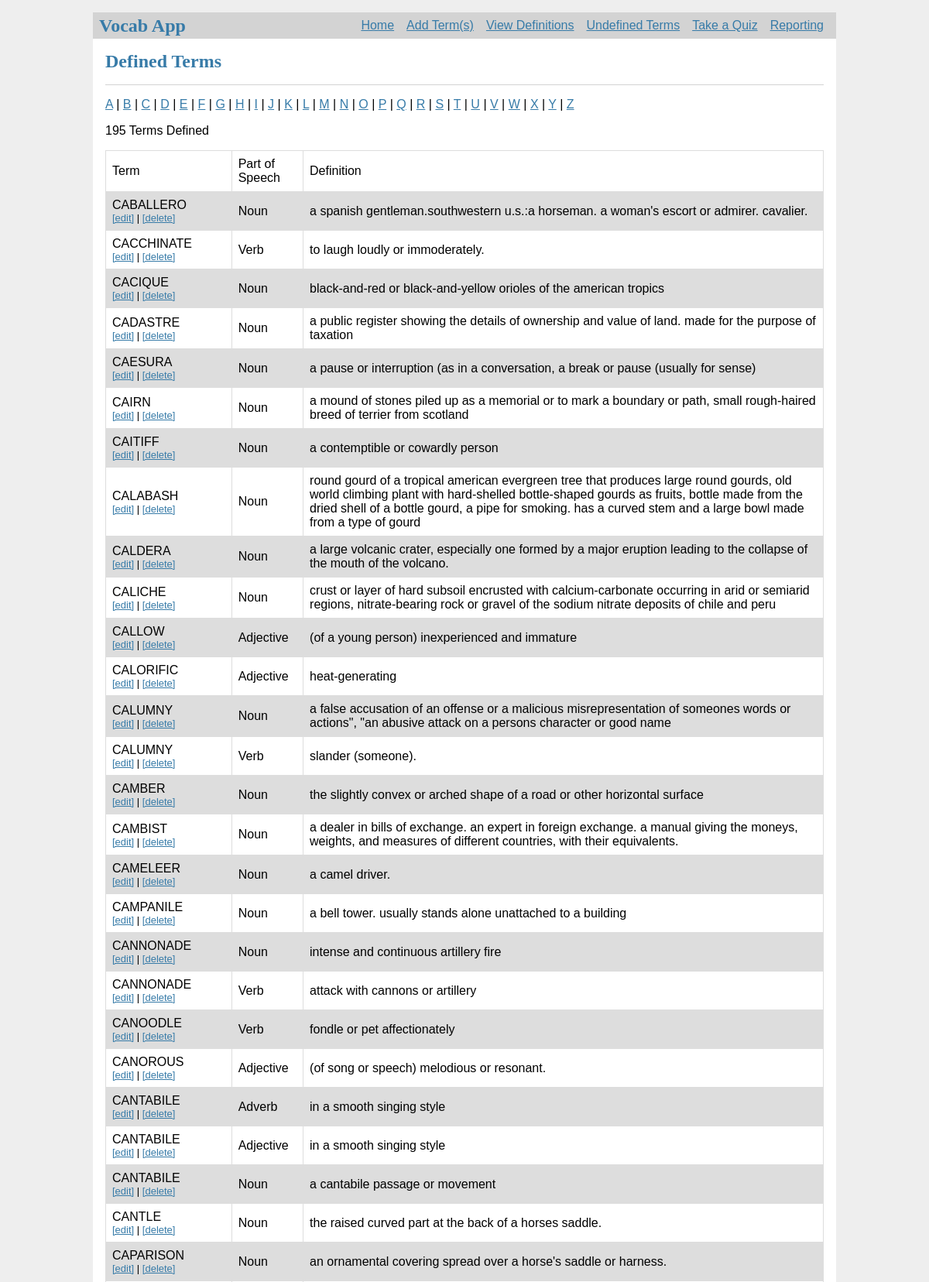
Page /defined/c (upper part) on the committed database.
### tables this page shows
CREATE TABLE "defined" (
	`id`	INTEGER,
	`term`	TEXT,
	`part_of_speech`	TEXT,
	`definition`	TEXT,
	`quizzed`	INTEGER,
	`correct`	INTEGER,
	`date_added`	TEXT,
	PRIMARY KEY(`id`)
);

### flask-sqlite.py (the view)
@app.route('/defined')
@app.route('/defined/<alpha>')
def deflist(alpha=None):
    con = sql.connect("vocab.db")
    con.row_factory = sql.Row
    cur = con.cursor()
    if (alpha is None):
        cur.execute("select * from defined order by term")
    else:
        alpha = alpha + "%"
        qry = "select * from defined where term like('"
        qry = qry + alpha + "%') order by term"
        cur.execute(qry)
    rows = cur.fetchall()
    num_words = len(rows)
    return render_template("list.html", rows=rows, num_words=num_words)

### templates/list.html
{% extends 'base.html' %}
{% block header %}
  <h2>{% block title %}Defined Terms{% endblock %}</h2>
{% endblock %}
{% block content %}
   <p> <a href = "/defined/a">A</a> | <a href = "/defined/b">B</a> | <a href = "/defined/c">C</a> | <a href = "/defined/d">D</a> | <a href = "/defined/e">E</a> | <a href = "/defined/f">F</a> | <a href = "/defined/g">G</a> | <a href = "/defined/h">H</a> | <a href = "/defined/i">I</a> | <a href = "/defined/j">J</a> | <a href = "/defined/k">K</a> | <a href = "/defined/l">L</a> | <a href = "/defined/m">M</a> | <a href = "/defined/n">N</a> | <a href = "/defined/o">O</a> | <a href = "/defined/p">P</a> | <a href = "/defined/q">Q</a> | <a href = "/defined/r">R</a> | <a href = "/defined/s">S</a> | <a href = "/defined/t">T</a> | <a href = "/defined/u">U</a> | <a href = "/defined/v">V</a> | <a href = "/defined/w">W</a> | <a href = "/defined/x">X</a> | <a href = "/defined/y">Y</a> | <a href = "/defined/z">Z</a></p>
   <p>{{ num_words }} Terms Defined</p>
      <table id="basictable">
         <thead>
            <td>Term</td>
            <td>Part of Speech</td>
            <td>Definition</td>
         </thead>
         {% for row in rows %}
            <tr class="{{ loop.cycle('odd', 'even') }}">
               <td>{{row["term"]}}<br><a href="{{ url_for('edit_term', termid = row["id"]) }}"><div class="sm">[edit]</a>  |  <a href="{{ url_for('delete_term', termid = row["id"]) }}" onclick="return confirm('Are you sure you want to delete this item?');">[delete]</div></a></td>
               <td>{{row["part_of_speech"]}}</td>
               <td> {{ row["definition"]}}</td>
            </tr>
         {% endfor %}
      </table>
{% endblock %}

### static/style.css (style rules this page uses)
.odd { background-color: #ddd; }
#basictable { border-collapse: collapse; }
#basictable td, #basictable th { border: 1px solid #ddd; padding: 8px; }
div.sm { font-size: small; }
h1, h2, h3, h4, h5, h6 { font-family: serif; color: #377ba8; margin: 1rem 0; }
a { color: #377ba8; }

### rows in the picture
defined: term "CABALLERO", part_of_speech "Noun", definition "a spanish gentleman.southwestern u.s.:a horseman. a woman's escort or admirer. cavalier."
defined: term "CACCHINATE", part_of_speech "Verb", definition "to laugh loudly or immoderately."
defined: term "CACIQUE", part_of_speech "Noun", definition "black-and-red or black-and-yellow orioles of the american tropics"
defined: term "CADASTRE", part_of_speech "Noun", definition "a public register showing the details of ownership and value of land. made for the purpose of taxation"
defined: term "CAESURA", part_of_speech "Noun", definition "a pause or interruption (as in a conversation, a break or pause (usually for sense)"
defined: term "CAIRN", part_of_speech "Noun", definition "a mound of stones piled up as a memorial or to mark a boundary or path, small rough-haired breed of terrier from scotland"
defined: term "CAITIFF", part_of_speech "Noun", definition "a contemptible or cowardly person"
defined: term "CALABASH", part_of_speech "Noun", definition "round gourd of a tropical american evergreen tree that produces large round gourds, old world climbing plant with hard-shelled bottle-shaped gourds as fruits, bottle made from the dried shell of a bottle gourd, a pipe for smoking. has a curved stem and a large bowl made from a type of gourd"
defined: term "CALDERA", part_of_speech "Noun", definition "a large volcanic crater, especially one formed by a major eruption leading to the collapse of the mouth of the volcano."
defined: term "CALICHE", part_of_speech "Noun", definition "crust or layer of hard subsoil encrusted with calcium-carbonate occurring in arid or semiarid regions, nitrate-bearing rock or gravel of the sodium nitrate deposits of chile and peru"
defined: term "CALLOW", part_of_speech "Adjective", definition "(of a young person) inexperienced and immature"
defined: term "CALORIFIC", part_of_speech "Adjective", definition "heat-generating"
defined: term "CALUMNY", part_of_speech "Noun", definition "a false accusation of an offense or a malicious misrepresentation of someones words or actions\", \"an abusive attack on a persons character or good name"
defined: term "CALUMNY", part_of_speech "Verb", definition "slander (someone)."
defined: term "CAMBER", part_of_speech "Noun", definition "the slightly convex or arched shape of a road or other horizontal surface"
defined: term "CAMBIST", part_of_speech "Noun", definition "a dealer in bills of exchange. an expert in foreign exchange. a manual giving the moneys, weights, and measures of different countries, with their equivalents."
defined: term "CAMELEER", part_of_speech "Noun", definition "a camel driver."
defined: term "CAMPANILE", part_of_speech "Noun", definition "a bell tower. usually stands alone unattached to a building"
defined: term "CANNONADE", part_of_speech "Noun", definition "intense and continuous artillery fire"
defined: term "CANNONADE", part_of_speech "Verb", definition "attack with cannons or artillery"
defined: term "CANOODLE", part_of_speech "Verb", definition "fondle or pet affectionately"
defined: term "CANOROUS", part_of_speech "Adjective", definition "(of song or speech) melodious or resonant."
defined: term "CANTABILE", part_of_speech "Adverb", definition "in a smooth singing style"
defined: term "CANTABILE", part_of_speech "Adjective", definition "in a smooth singing style"
defined: term "CANTABILE", part_of_speech "Noun", definition "a cantabile passage or movement"
defined: term "CANTLE", part_of_speech "Noun", definition "the raised curved part at the back of a horses saddle."
defined: term "CAPARISON", part_of_speech "Noun", definition "an ornamental covering spread over a horse's saddle or harness."

### other values in the picture
{{ num_words }} "195"
